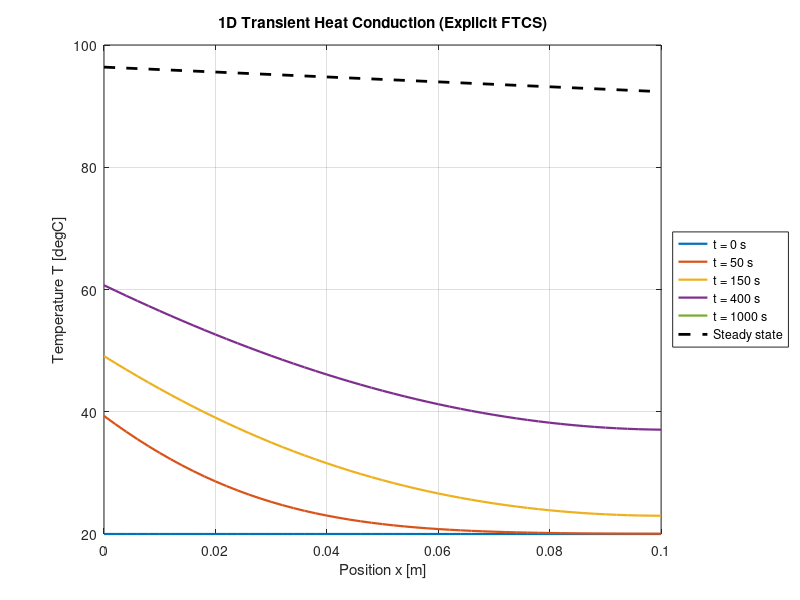
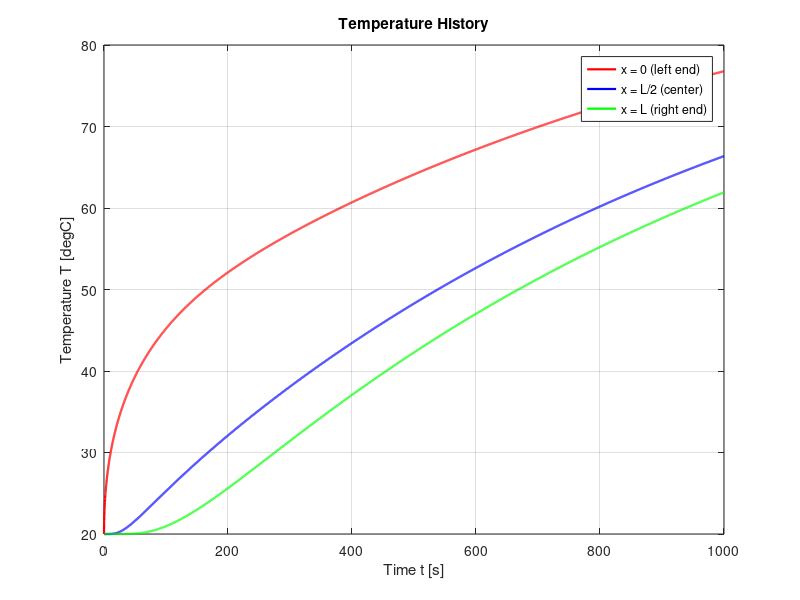
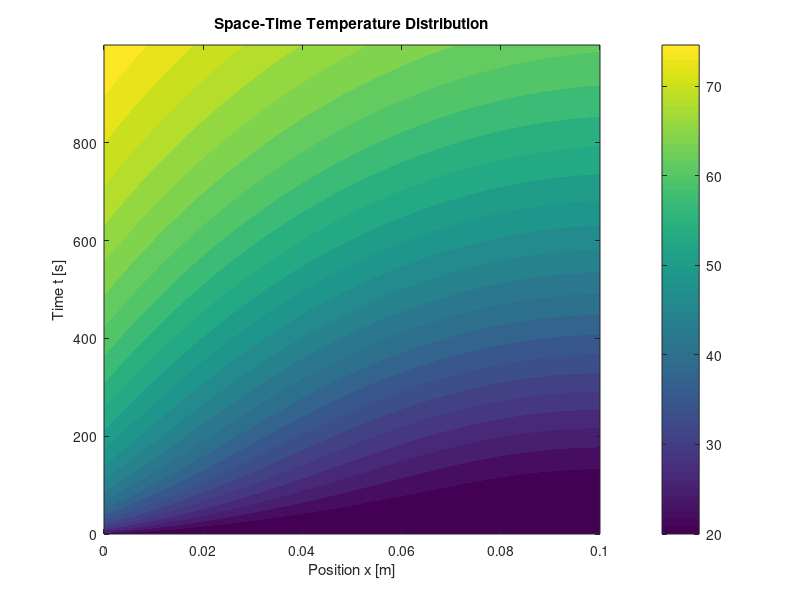

Source code (MATLAB) for these figures, in order:
%% 1D Transient Heat Conduction -- Explicit Finite-Difference Solver (FTCS)
%
%  Governing equation:
%      rho*cp * dT/dt = k * d^2T/dx^2,     0 < x < L, t > 0
%
%  Initial condition:
%      T(x,0) = T_init
%
%  Physical boundary conditions (convection / Robin BCs):
%      -k*dT/dx = h_left *(T_inf_left  - T)     at x = 0
%      -k*dT/dx = h_right*(T - T_inf_right)     at x = L
%
%  Numerical method:
%      Explicit forward-time central-space (FTCS) scheme with ghost nodes
%      for the convective boundary conditions.
%      Stability criterion: Fo = alpha*dt/dx^2 <= 0.5
%
%  All quantities are in SI units (m, s, W, kg, K).  Temperatures are
%  written in degC; since only temperature differences appear in the
%  equations, using degC is equivalent to using kelvin here.
%
%  NOTE: To impose an insulated (zero-flux) boundary, simply set the
%        corresponding heat-transfer coefficient to zero, e.g. h_right = 0.

clear; clc; close all;

%% 1. Geometry and mesh
L  = 0.10;          % length of the domain [m]
N  = 51;            % number of grid points
x  = linspace(0, L, N).';
dx = x(2) - x(1);   % uniform grid spacing [m]

%% 2. Material properties (AISI 304 stainless steel)
k    = 45;          % thermal conductivity [W/(m K)]
rho  = 7850;        % density [kg/m^3]
cp   = 500;         % specific heat capacity [J/(kg K)]
alpha = k / (rho*cp);   % thermal diffusivity [m^2/s]

%% 3. Convective heat-transfer coefficients [W/(m^2 K)]
% Left boundary : hot water (forced/natural convection)
% Right boundary: ambient air (natural convection)
h_left  = 500;      % [W/(m^2 K)]
h_right = 25;       % [W/(m^2 K)]

%% 4. Initial condition and surrounding fluid temperatures
T_init       = 20;  % initial rod temperature [degC]
T_inf_left   = 100; % hot fluid temperature at x = 0 [degC]
T_inf_right  = 20;  % ambient air temperature at x = L [degC]

%% 5. Time discretization and stability check
t_end = 1000;               % simulation end time [s]
Fo    = 0.4;                % Fourier number (must be <= 0.5 for stability)
dt    = Fo * dx^2 / alpha;  % explicit time step [s]
dt_max = 0.5 * dx^2 / alpha;% maximum stable time step [s]

fprintf('dx = %.4e m,  alpha = %.4e m^2/s\n', dx, alpha);
fprintf('dt = %.4f s,  dt_max(stability) = %.4f s\n', dt, dt_max);
fprintf('Fo = %.2f (must be <= 0.50)\n\n', Fo);
if Fo > 0.5
    error('Fourier number Fo = %.3f exceeds the explicit stability limit 0.5.', Fo);
end

t   = 0:dt:t_end;           % discrete times [s]
Nt  = length(t);

%% 6. Initialize and allocate storage
T      = T_init * ones(N, 1);   % current temperature field
T_new  = T;                     % temperature at next time level
T_hist = zeros(N, Nt);          % storage for all time steps
T_hist(:, 1) = T;

%% 7. Explicit time-marching loop (FTCS)
for n = 1:Nt-1

    % -- Interior nodes: central difference in space ---------------------
    T_new(2:N-1) = T(2:N-1) + Fo*(T(3:N) - 2*T(2:N-1) + T(1:N-2));

    % -- Left boundary (convection, ghost-node method) -------------------
    % BC: -k*dT/dx = h_left*(T_inf_left - T_0)
    % Central difference with ghost node T_g gives:
    %   T_g = T_2 + (2*h_left*dx/k)*(T_inf_left - T_1)
    T_ghost_left = T(2) + (2*h_left*dx/k)*(T_inf_left - T(1));
    T_new(1)     = T(1) + Fo*(T(2) - 2*T(1) + T_ghost_left);

    % -- Right boundary (convection, ghost-node method) ------------------
    % BC: -k*dT/dx = h_right*(T_N - T_inf_right)
    % Central difference with ghost node T_g gives:
    %   T_g = T_{N-1} - (2*h_right*dx/k)*(T_N - T_inf_right)
    T_ghost_right = T(N-1) - (2*h_right*dx/k)*(T(N) - T_inf_right);
    T_new(N)      = T(N) + Fo*(T_ghost_right - 2*T(N) + T(N-1));

    % -- Advance solution and store --------------------------------------
    T = T_new;
    T_hist(:, n+1) = T;

end

fprintf('Simulation complete. Final temperatures:\n');
fprintf('  T(x=0)   = %.3f degC\n', T(1));
fprintf('  T(x=L/2) = %.3f degC\n', T(round(N/2)));
fprintf('  T(x=L)   = %.3f degC\n', T(end));

%% 8. Steady-state analytical solution for comparison
% Steady state of the 1D conduction problem with convection on both ends
% is a linear profile:  T_ss(x) = A_ss*x + B_ss.
M   = [-k,            h_left;
       (k + h_right*L), h_right];
rhs = [h_left*T_inf_left;
       h_right*T_inf_right];
coef = M \ rhs;
A_ss = coef(1);
B_ss = coef(2);
T_steady = A_ss*x + B_ss;

%% 9. Post-processing / plots

% -- Figure 1: Temperature profiles at selected times --------------------
t_plot = [0, 50, 150, 400, t_end];          % selected times [s]
T_plot = interp1(t, T_hist.', t_plot).';    % interpolate stored fields

figure('Color', 'w');
hold on; box on; grid on;
colors = lines(length(t_plot));
for i = 1:length(t_plot)
    plot(x, T_plot(:, i), '-', 'Color', colors(i, :), ...
         'LineWidth', 1.6, 'DisplayName', sprintf('t = %.0f s', t_plot(i)));
end
plot(x, T_steady, 'k--', 'LineWidth', 2, 'DisplayName', 'Steady state');
xlabel('Position x [m]');
ylabel('Temperature T [degC]');
title('1D Transient Heat Conduction (Explicit FTCS)');
legend('Location', 'eastoutside');

% -- Figure 2: Temperature history at selected locations -----------------
[~, idx_mid] = min(abs(x - L/2));
figure('Color', 'w');
hold on; box on; grid on;
plot(t, T_hist(1,      :), 'r-', 'LineWidth', 1.6, 'DisplayName', 'x = 0 (left end)');
plot(t, T_hist(idx_mid, :), 'b-', 'LineWidth', 1.6, 'DisplayName', 'x = L/2 (center)');
plot(t, T_hist(end,    :), 'g-', 'LineWidth', 1.6, 'DisplayName', 'x = L (right end)');
xlabel('Time t [s]');
ylabel('Temperature T [degC]');
title('Temperature History');
legend('Location', 'best');

% -- Figure 3: Space-time contour plot -----------------------------------
figure('Color', 'w');
contourf(x, t, T_hist.', 25, 'LineColor', 'none');
colorbar;
xlabel('Position x [m]');
ylabel('Time t [s]');
title('Space-Time Temperature Distribution');
